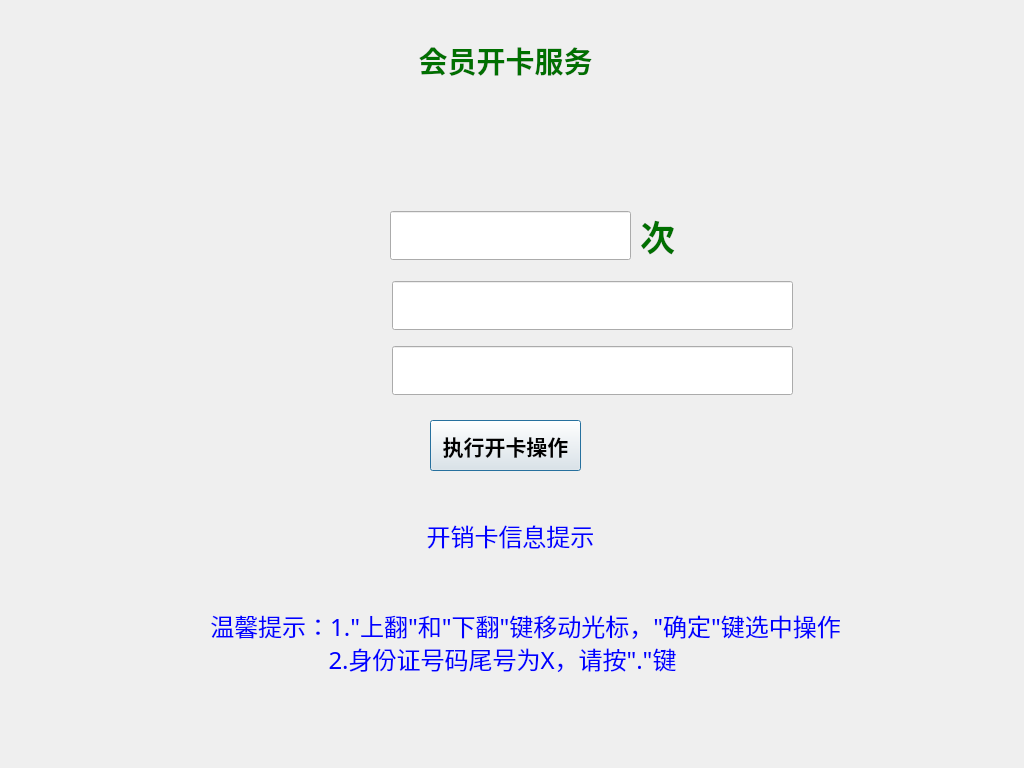
<?xml version="1.0" encoding="UTF-8"?>
<ui version="4.0">
 <class>OnOffCardServiceClass</class>
 <widget class="QDialog" name="OnOffCardServiceClass">
  <property name="geometry">
   <rect>
    <x>0</x>
    <y>0</y>
    <width>1024</width>
    <height>768</height>
   </rect>
  </property>
  <property name="minimumSize">
   <size>
    <width>1024</width>
    <height>768</height>
   </size>
  </property>
  <property name="maximumSize">
   <size>
    <width>1024</width>
    <height>768</height>
   </size>
  </property>
  <property name="focusPolicy">
   <enum>Qt::TabFocus</enum>
  </property>
  <property name="windowTitle">
   <string>Dialog</string>
  </property>
  <widget class="QLabel" name="label">
   <property name="geometry">
    <rect>
     <x>0</x>
     <y>0</y>
     <width>1024</width>
     <height>768</height>
    </rect>
   </property>
   <property name="text">
    <string/>
   </property>
   <property name="pixmap">
    <pixmap resource="../bicycle.qrc">:/image/function_background.png</pixmap>
   </property>
  </widget>
  <widget class="QLabel" name="label_OnOffCardTitle">
   <property name="geometry">
    <rect>
     <x>380</x>
     <y>40</y>
     <width>251</width>
     <height>41</height>
    </rect>
   </property>
   <property name="font">
    <font>
     <family>华文中宋</family>
     <pointsize>22</pointsize>
     <weight>75</weight>
     <bold>true</bold>
    </font>
   </property>
   <property name="styleSheet">
    <string notr="true">color: rgb(0, 112, 0);</string>
   </property>
   <property name="text">
    <string>会员开卡服务</string>
   </property>
   <property name="alignment">
    <set>Qt::AlignCenter</set>
   </property>
  </widget>
  <widget class="QLineEdit" name="lineEdit_OnOffCardIdNO">
   <property name="geometry">
    <rect>
     <x>392</x>
     <y>281</y>
     <width>401</width>
     <height>49</height>
    </rect>
   </property>
   <property name="font">
    <font>
     <family>文泉驿正黑</family>
     <pointsize>26</pointsize>
     <weight>75</weight>
     <bold>true</bold>
    </font>
   </property>
   <property name="text">
    <string/>
   </property>
   <property name="maxLength">
    <number>18</number>
   </property>
   <property name="alignment">
    <set>Qt::AlignRight|Qt::AlignTrailing|Qt::AlignVCenter</set>
   </property>
   <property name="readOnly">
    <bool>false</bool>
   </property>
  </widget>
  <widget class="QLineEdit" name="lineEdit_OnOffCardPhoneNumber">
   <property name="geometry">
    <rect>
     <x>392</x>
     <y>346</y>
     <width>401</width>
     <height>49</height>
    </rect>
   </property>
   <property name="font">
    <font>
     <family>文泉驿正黑</family>
     <pointsize>26</pointsize>
     <weight>75</weight>
     <bold>true</bold>
    </font>
   </property>
   <property name="text">
    <string/>
   </property>
   <property name="maxLength">
    <number>11</number>
   </property>
   <property name="alignment">
    <set>Qt::AlignRight|Qt::AlignTrailing|Qt::AlignVCenter</set>
   </property>
   <property name="readOnly">
    <bool>false</bool>
   </property>
  </widget>
  <widget class="QPushButton" name="pushButton_OnOffCardStart">
   <property name="geometry">
    <rect>
     <x>430</x>
     <y>420</y>
     <width>151</width>
     <height>51</height>
    </rect>
   </property>
   <property name="font">
    <font>
     <family>文泉驿正黑</family>
     <pointsize>16</pointsize>
     <weight>75</weight>
     <bold>true</bold>
    </font>
   </property>
   <property name="text">
    <string>执行开卡操作</string>
   </property>
  </widget>
  <widget class="QLabel" name="label_onOffCardShow">
   <property name="geometry">
    <rect>
     <x>20</x>
     <y>480</y>
     <width>981</width>
     <height>111</height>
    </rect>
   </property>
   <property name="font">
    <font>
     <family>文泉驿正黑</family>
     <pointsize>18</pointsize>
     <weight>50</weight>
     <bold>false</bold>
    </font>
   </property>
   <property name="styleSheet">
    <string notr="true">color: rgb(0, 0, 255);</string>
   </property>
   <property name="text">
    <string>开销卡信息提示</string>
   </property>
   <property name="alignment">
    <set>Qt::AlignCenter</set>
   </property>
  </widget>
  <widget class="QLabel" name="label_OperationInfo">
   <property name="geometry">
    <rect>
     <x>190</x>
     <y>600</y>
     <width>671</width>
     <height>51</height>
    </rect>
   </property>
   <property name="font">
    <font>
     <family>文泉驿正黑</family>
     <pointsize>18</pointsize>
     <weight>50</weight>
     <bold>false</bold>
    </font>
   </property>
   <property name="styleSheet">
    <string notr="true">color: rgb(0, 0, 255);</string>
   </property>
   <property name="text">
    <string>温馨提示：1.&quot;上翻&quot;和&quot;下翻&quot;键移动光标，&quot;确定&quot;键选中操作</string>
   </property>
   <property name="alignment">
    <set>Qt::AlignCenter</set>
   </property>
  </widget>
  <widget class="QLabel" name="label_4">
   <property name="geometry">
    <rect>
     <x>196</x>
     <y>280</y>
     <width>201</width>
     <height>51</height>
    </rect>
   </property>
   <property name="text">
    <string/>
   </property>
   <property name="pixmap">
    <pixmap resource="../bicycle.qrc">:/image/id_card.png</pixmap>
   </property>
  </widget>
  <widget class="QLabel" name="label_OnOffCardPhoneNumber">
   <property name="geometry">
    <rect>
     <x>195</x>
     <y>345</y>
     <width>201</width>
     <height>51</height>
    </rect>
   </property>
   <property name="text">
    <string/>
   </property>
   <property name="pixmap">
    <pixmap resource="../bicycle.qrc">:/image/phone_NO.png</pixmap>
   </property>
  </widget>
  <widget class="QLabel" name="label_OperationInfo_2">
   <property name="geometry">
    <rect>
     <x>302</x>
     <y>633</y>
     <width>401</width>
     <height>51</height>
    </rect>
   </property>
   <property name="font">
    <font>
     <family>文泉驿正黑</family>
     <pointsize>18</pointsize>
     <weight>50</weight>
     <bold>false</bold>
    </font>
   </property>
   <property name="styleSheet">
    <string notr="true">color: rgb(0, 0, 255);</string>
   </property>
   <property name="text">
    <string>2.身份证号码尾号为X，请按&quot;.&quot;键</string>
   </property>
   <property name="alignment">
    <set>Qt::AlignCenter</set>
   </property>
  </widget>
  <widget class="QLabel" name="label_OnOffCarProcShow">
   <property name="geometry">
    <rect>
     <x>140</x>
     <y>110</y>
     <width>711</width>
     <height>71</height>
    </rect>
   </property>
   <property name="text">
    <string/>
   </property>
   <property name="pixmap">
    <pixmap resource="../bicycle.qrc">:/image/on_card_p0.png</pixmap>
   </property>
  </widget>
  <widget class="QLabel" name="label_memberCount">
   <property name="geometry">
    <rect>
     <x>195</x>
     <y>210</y>
     <width>441</width>
     <height>51</height>
    </rect>
   </property>
   <property name="font">
    <font>
     <family>华文中宋</family>
     <pointsize>20</pointsize>
     <weight>75</weight>
     <bold>true</bold>
    </font>
   </property>
   <property name="styleSheet">
    <string notr="true">image: url(:/image/time_count.png);</string>
   </property>
   <property name="text">
    <string/>
   </property>
  </widget>
  <widget class="QLineEdit" name="lineEdit_memberCount">
   <property name="geometry">
    <rect>
     <x>390</x>
     <y>211</y>
     <width>241</width>
     <height>49</height>
    </rect>
   </property>
   <property name="font">
    <font>
     <family>幼圆</family>
     <pointsize>26</pointsize>
     <weight>75</weight>
     <bold>true</bold>
    </font>
   </property>
   <property name="layoutDirection">
    <enum>Qt::LeftToRight</enum>
   </property>
   <property name="text">
    <string/>
   </property>
   <property name="maxLength">
    <number>3</number>
   </property>
   <property name="alignment">
    <set>Qt::AlignRight|Qt::AlignTrailing|Qt::AlignVCenter</set>
   </property>
  </widget>
  <widget class="QLabel" name="label_memberCnt">
   <property name="geometry">
    <rect>
     <x>640</x>
     <y>210</y>
     <width>51</width>
     <height>51</height>
    </rect>
   </property>
   <property name="font">
    <font>
     <family>华文中宋</family>
     <pointsize>26</pointsize>
     <weight>75</weight>
     <bold>true</bold>
    </font>
   </property>
   <property name="styleSheet">
    <string notr="true">color: rgb(0, 112, 0);</string>
   </property>
   <property name="text">
    <string>次</string>
   </property>
  </widget>
 </widget>
 <tabstops>
  <tabstop>lineEdit_memberCount</tabstop>
  <tabstop>lineEdit_OnOffCardIdNO</tabstop>
  <tabstop>lineEdit_OnOffCardPhoneNumber</tabstop>
  <tabstop>pushButton_OnOffCardStart</tabstop>
 </tabstops>
 <resources>
  <include location="../bicycle.qrc"/>
 </resources>
 <connections/>
</ui>
